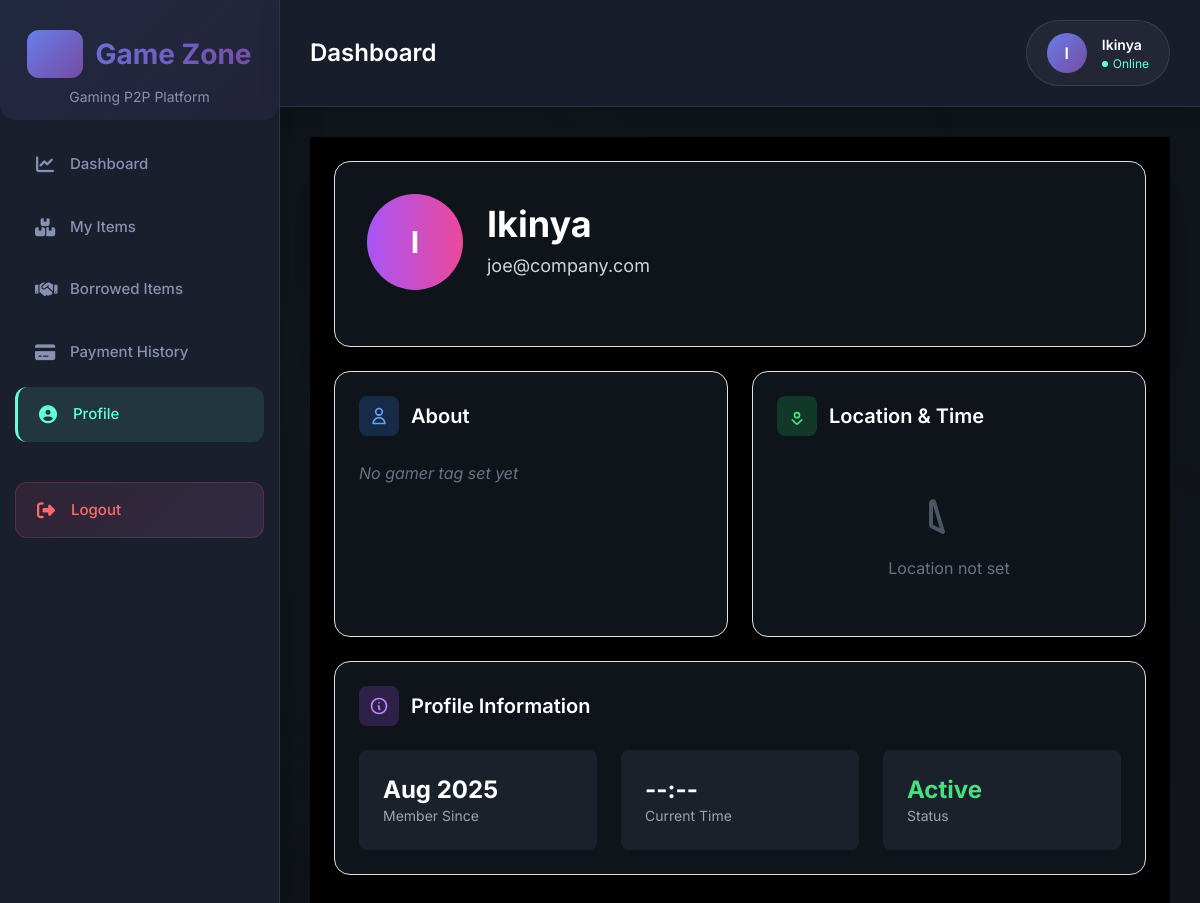
/profile/ (signed in), run on the app's committed database.
### product/models.py (models this page shows, shortened)
class User(AbstractUser):
    is_lender = models.BooleanField(default=False)
    is_borrower = models.BooleanField(default=False)
    phone_number = models.CharField(max_length=20, unique=True, null=True, blank=True)
    gamer_tag = models.CharField(max_length=50, unique=True, null=True, blank=True)
    avatar_url = models.URLField(blank=True, null=True)
    latitude = models.DecimalField(max_digits=9, decimal_places=6, null=True, blank=True)
    longitude = models.DecimalField(max_digits=9, decimal_places=6, null=True, blank=True)
    balance = models.DecimalField(max_digits=12, decimal_places=2, default=0.00)

### product/views.py (the view)
# urls.py: path("profile/", views.profile_view, name="profile"),
@login_required
def profile_view(request):
    user = request.user  # current logged in user
    return render(request, "product/profile.html", {"profile": user})

### product/templates/product/profile.html (shortened to what this page needs)
{% extends "product/base.html" %}
{% block content %}
<div class="min-h-screen bg-black to-black p-6">
  <div class="max-w-4xl mx-auto">
    <div class="bg-gray-800/50 backdrop-blur-lg border border-gray-700/50 rounded-2xl p-8 mb-6 shadow-2xl">
      <div class="flex items-center space-x-6 mb-6">
        <div class="w-24 h-24 bg-gradient-to-r from-purple-500 to-pink-500 rounded-full flex items-center justify-center text-white text-3xl font-bold">
          {{ profile.username|first|upper }}
        </div>
        <div>
          <h1 class="text-4xl font-bold text-white mb-2">{{ profile.username }}</h1>
          <p class="text-gray-300 text-lg">{{ profile.email }}</p>
        </div>
      </div>
    </div>
    <div class="grid md:grid-cols-2 gap-6">
      <div class="bg-gray-800/50 backdrop-blur-lg border border-gray-700/50 rounded-2xl p-6 shadow-xl">
        <div class="flex items-center mb-4">
          <div class="w-10 h-10 bg-blue-500/20 rounded-lg flex items-center justify-center mr-3">
            <svg class="w-5 h-5 text-blue-400" fill="none" stroke="currentColor" viewBox="0 0 24 24">
              <path stroke-linecap="round" stroke-linejoin="round" stroke-width="2"
                d="M16 7a4 4 0 11-8 0 4 4 0 018 0zM12 14a7 7 0 00-7 7h14a7 7 0 00-7-7z"/>
            </svg>
          </div>
          <h3 class="text-xl font-semibold text-white">About</h3>
        </div>
        <p class="text-gray-300 leading-relaxed">
          {% if profile.gamer_tag %}
            Gamer Tag: <span class="font-bold">{{ profile.gamer_tag }}</span>
          {% else %}
            <span class="text-gray-500 italic">No gamer tag set yet</span>
          {% endif %}
        </p>
      </div>
      <div class="bg-gray-800/50 backdrop-blur-lg border border-gray-700/50 rounded-2xl p-6 shadow-xl">
        <div class="flex items-center mb-4">
          <div class="w-10 h-10 bg-green-500/20 rounded-lg flex items-center justify-center mr-3">
            <svg class="w-5 h-5 text-green-400" fill="none" stroke="currentColor" viewBox="0 0 24 24">
              <path stroke-linecap="round" stroke-linejoin="round" stroke-width="2"
                d="M17.657 16.657L13.414 20.9a2 2 0 01-2.827 0l-4.244-4.243M15 11a3 3 0 11-6 0 3 3 0 016 0z"/>
            </svg>
          </div>
          <h3 class="text-xl font-semibold text-white">Location & Time</h3>
        </div>
        {% if profile.latitude and profile.longitude %}
          <div class="space-y-3">
            <div class="flex items-center">
              <span class="text-gray-400 w-20">Location:</span>
              <span id="location-name" class="text-gray-300">Loading...</span>
            </div>
            <div class="flex items-center">
              <span class="text-gray-400 w-20">Local Time:</span>
              <span id="local-time" class="text-gray-300 font-mono">Loading...</span>
            </div>
            <div class="flex items-center">
              <span class="text-gray-400 w-20">Timezone:</span>
              <span id="timezone" class="text-gray-300">Loading...</span>
            </div>
            <div class="text-xs text-gray-500 mt-2">
              Coordinates: {{ profile.latitude }}, {{ profile.longitude }}
            </div>
          </div>
        {% else %}
          <div class="flex items-center justify-center py-8">
            <div class="text-center">
              <svg class="w-12 h-12 text-gray-600 mx-auto mb-3" fill="none" stroke="currentColor" viewBox="0 0 24 24">
                <path stroke-linecap="round" stroke-linejoin="round" stroke-width="2"
                  d="M9 20l-5.447-2.724A1 1 0 013 16.382V5.618a1 1 0 011.447-.894L9 20z"/>
              </svg>
              <p class="text-gray-500">Location not set</p>
            </div>
          </div>
        {% endif %}
      </div>
    </div>
    <div class="mt-6 bg-gray-800/50 backdrop-blur-lg border border-gray-700/50 rounded-2xl p-6 shadow-xl">
      <div class="flex items-center mb-4">
        <div class="w-10 h-10 bg-purple-500/20 rounded-lg flex items-center justify-center mr-3">
          <svg class="w-5 h-5 text-purple-400" fill="none" stroke="currentColor" viewBox="0 0 24 24">
            <path stroke-linecap="round" stroke-linejoin="round" stroke-width="2"
              d="M13 16h-1v-4h-1m1-4h.01M21 12a9 9 0 11-18 0 9 9 0 0118 0z"/>
          </svg>
        </div>
        <h3 class="text-xl font-semibold text-white">Profile Information</h3>
      </div>
      <div class="grid md:grid-cols-3 gap-4">
        <div class="bg-gray-700/30 rounded-lg p-4">
          <div class="text-2xl font-bold text-white">{{ profile.date_joined|date:"M Y" }}</div>
          <div class="text-gray-400 text-sm">Member Since</div>
        </div>
        <div class="bg-gray-700/30 rounded-lg p-4">
          <div class="text-2xl font-bold text-white" id="current-time">--:--</div>
          <div class="text-gray-400 text-sm">Current Time</div>
        </div>
        <div class="bg-gray-700/30 rounded-lg p-4">
          <div class="text-2xl font-bold text-green-400">Active</div>
          <div class="text-gray-400 text-sm">Status</div>
        </div>
      </div>
    </div>
  </div>
</div>
{% endblock %}

### product/templates/product/base.html (shortened to what this page needs)
<!DOCTYPE html>
<html lang="en">
<head>
  <link href="https://cdn.jsdelivr.net/npm/bootstrap@5.3.0/dist/css/bootstrap.min.css" rel="stylesheet">
  <link href="https://cdnjs.cloudflare.com/ajax/libs/font-awesome/6.4.0/css/all.min.css" rel="stylesheet">
<script src="https://cdn.tailwindcss.com"></script>
</head>
<body>
  <nav class="sidebar">
    <div class="sidebar-header">
      <div class="logo">
        <i class="fas fa-gamepad logo-icon"></i>
        <span>Game Zone</span>
      </div>
      <p class="sidebar-subtitle">Gaming P2P Platform</p>
    </div>
    <ul class="nav-menu">
      <li class="nav-item">
        <a href="{% url 'dashboard' %}" class="nav-link active">
          <i class="fas fa-chart-line nav-icon"></i>
          <span>Dashboard</span>
        </a>
      </li>
      <li class="nav-item">
        <a href="{% url 'my_items' %}" class="nav-link">
          <i class="fas fa-boxes nav-icon"></i>
          <span>My Items</span>
        </a>
      </li>
      <li class="nav-item">
        <a href="{% url 'borrowed_items' %}" class="nav-link">
          <i class="fas fa-handshake nav-icon"></i>
          <span>Borrowed Items</span>
        </a>
      </li>
      <li class="nav-item">
        <a href="{% url 'payment_list' %}" class="nav-link">
          <i class="fas fa-credit-card nav-icon"></i>
          <span>Payment History</span>
        </a>
      </li>
      <li class="nav-item">
        <a href="{% url 'profile' %}" class="nav-link">
          <i class="fas fa-user-circle nav-icon"></i>
          <span>Profile</span>
        </a>
      </li>
      <li class="nav-item">
        <a href="{% url 'logout' %}" class="nav-link logout-link">
          <i class="fas fa-sign-out-alt nav-icon"></i>
          <span>Logout</span>
        </a>
      </li>
    </ul>
  </nav>
  <main class="main-content">
    <header class="topbar">
      <h1 class="topbar-title">{% block topbar %}Dashboard{% endblock %}</h1>
      <div class="user-info">
        <div class="user-avatar">
          {{ user.username|first|upper }}
        </div>
        <div class="user-details">
          <span class="user-name">{{ user.username }}</span>
          <span class="user-status">
            <span class="status-dot"></span>
            Online
          </span>
        </div>
      </div>
    </header>
    <div class="content-area">
      {% block content %}{% endblock %}
    </div>
  </main>
<script src="https://cdn.tailwindcss.com"></script>
</body>
</html>

### product/templates/product/base.html (style rules this page uses)
:root { --primary-gradient: linear-gradient(135deg, #667eea 0%, #764ba2 100%); --secondary-gradient: linear-gradient(135deg, #f093fb 0%, #f5576c 100%); --dark-bg: #0f1419; --sidebar-bg: #1a1f2e; --sidebar-hover: #252b3d; --text-primary: #ffffff; --text-secondary: #8892b0; --accent: #64ffda; --shadow: 0 10px 40px rgba(0,0,0,0.2); --border-radius: 16px; --transition: all 0.3s cubic-bezier(0.4, 0, 0.2, 1); }
* { margin: 0; padding: 0; box-sizing: border-box; }
body { font-family: 'Inter', -apple-system, BlinkMacSystemFont, sans-serif; background: var(--dark-bg); color: var(--text-primary); display: flex; min-height: 100vh; overflow-x: hidden; }
body::before { content: ''; position: fixed; top: 0; left: 0; width: 100%; height: 100%; background: radial-gradient(circle at 25% 25%, rgba(102, 126, 234, 0.1) 0%, transparent 50%), radial-gradient(circle at 75% 75%, rgba(245, 87, 108, 0.1) 0%, transparent 50%); z-index: -1; animation: backgroundShift 20s ease-in-out infinite; }
.sidebar { width: 280px; background: var(--sidebar-bg); backdrop-filter: blur(20px); border-right: 1px solid rgba(255,255,255,0.1); position: relative; transition: var(--transition); box-shadow: var(--shadow); }
.sidebar::before { content: ''; position: absolute; top: 0; left: 0; right: 0; height: 120px; background: var(--primary-gradient); opacity: 0.1; border-radius: 0 0 var(--border-radius) var(--border-radius); }
.sidebar-header { padding: 30px 25px; text-align: center; position: relative; z-index: 1; }
.logo { font-size: 28px; font-weight: 700; background: var(--primary-gradient); -webkit-background-clip: text; -webkit-text-fill-color: transparent; background-clip: text; display: flex; align-items: center; justify-content: center; gap: 12px; margin-bottom: 8px; }
.logo-icon { font-size: 32px; background: var(--primary-gradient); padding: 8px; border-radius: 12px; color: white; animation: logoGlow 2s ease-in-out infinite alternate; }
.sidebar-subtitle { font-size: 14px; color: var(--text-secondary); font-weight: 400; }
.nav-menu { padding: 0 15px; list-style: none; }
.nav-item { margin-bottom: 8px; }
.nav-link { display: flex; align-items: center; gap: 15px; padding: 16px 20px; color: var(--text-secondary); text-decoration: none; border-radius: 12px; font-weight: 500; font-size: 15px; transition: var(--transition); position: relative; overflow: hidden; }
.nav-link::before { content: ''; position: absolute; top: 0; left: -100%; width: 100%; height: 100%; background: var(--primary-gradient); opacity: 0; transition: var(--transition); z-index: -1; }
.nav-link.active { color: var(--accent); background: rgba(100, 255, 218, 0.1); border-left: 3px solid var(--accent); }
.nav-icon { font-size: 18px; width: 20px; text-align: center; }
.logout-link { margin-top: 40px; background: linear-gradient(135deg, rgba(245, 87, 108, 0.1), rgba(240, 147, 251, 0.1)); border: 1px solid rgba(245, 87, 108, 0.2); color: #ff6b6b !important; }
.main-content { flex: 1; display: flex; flex-direction: column; background: rgba(15, 20, 25, 0.8); }
.topbar { background: rgba(26, 31, 46, 0.9); backdrop-filter: blur(20px); border-bottom: 1px solid rgba(255,255,255,0.1); padding: 20px 30px; display: flex; justify-content: space-between; align-items: center; position: sticky; top: 0; z-index: 100; box-shadow: 0 2px 20px rgba(0,0,0,0.1); }
.topbar-title { font-size: 24px; font-weight: 600; color: var(--text-primary); margin: 0; }
.user-info { display: flex; align-items: center; gap: 15px; background: rgba(255,255,255,0.05); padding: 12px 20px; border-radius: 50px; border: 1px solid rgba(255,255,255,0.1); transition: var(--transition); }
.user-avatar { width: 40px; height: 40px; background: var(--primary-gradient); border-radius: 50%; display: flex; align-items: center; justify-content: center; color: white; font-weight: 600; font-size: 16px; }
.user-details { display: flex; flex-direction: column; }
.user-name { font-weight: 600; color: var(--text-primary); font-size: 14px; }
.user-status { font-size: 12px; color: var(--accent); display: flex; align-items: center; gap: 5px; }
.status-dot { width: 6px; height: 6px; background: var(--accent); border-radius: 50%; animation: pulse 2s infinite; }
.content-area { flex: 1; padding: 30px; overflow-y: auto; }

### data on the page
User: username|first "I", username "Ikinya", email "joe@company.com", date_joined "Aug 2025"
